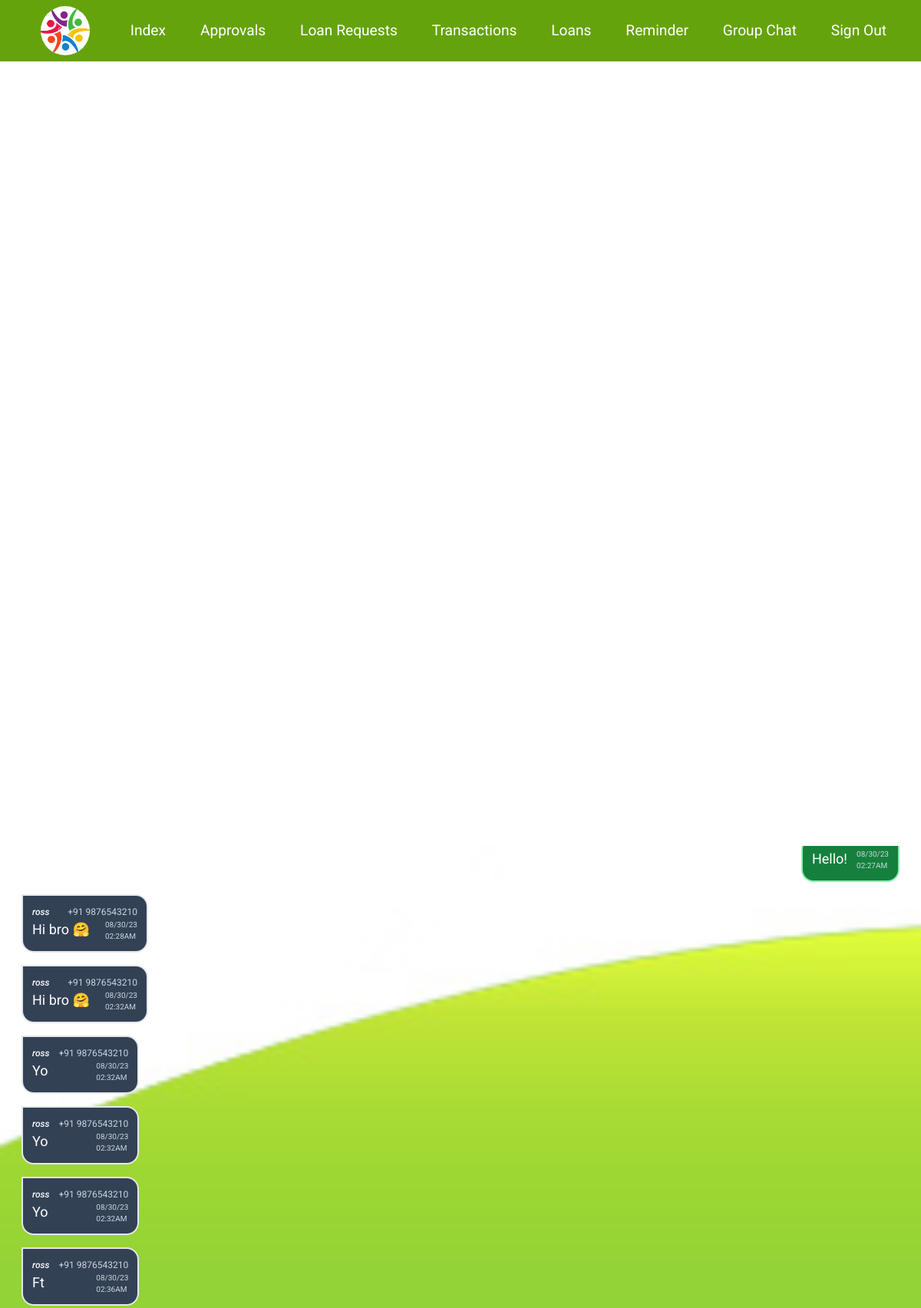
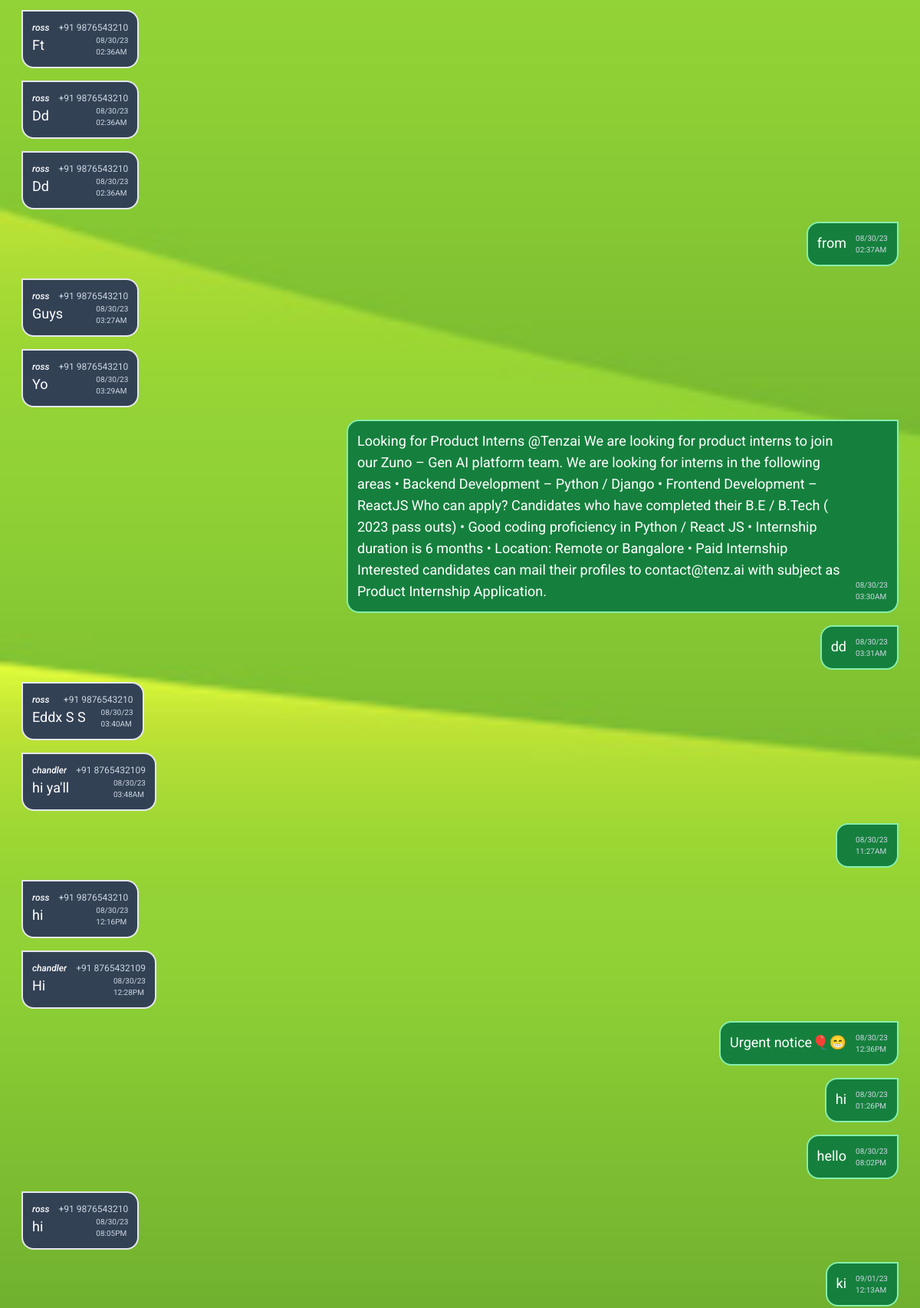
The app's page /chat/ (signed in, upper part) with its own data (2 pictures, top to bottom).
### dbsetup.py (models this page shows, shortened)
class Chat(Base):
    __tablename__ = 'chat'
    id = Column(Integer, primary_key=True, autoincrement=True)
    user_id = Column(Integer , ForeignKey('users.id'))
    message = Column(Text)
    date = Column(DateTime)
    users = relationship(Users)

class Users(Base):
    __tablename__ = 'users'
    id = Column(Integer, primary_key = True, autoincrement=True)
    username = Column(Text)
    password = Column(Text)
    address = Column(Text)
    phone = Column(Integer , unique=True)
    role = Column(String)
    salt = Column(LargeBinary)
    verified = Column(Boolean)

### app.py (the view, shortened to what this page needs)
@app.route('/chat/', methods=['GET', 'POST'])
def chat():
    if 'user' in session:
        users = dbsession.query(Users)
        chats = dbsession.query(Chat).order_by(Chat.date.desc())
        return render_template( 'chat.html', chats=chats, users=users )
    return redirect(url_for('about'))

### templates/chat.html (shortened to what this page needs)
{% extends "layout.html" %}
{% block content %}
        <div class="fixed bottom-0" >
            <div class="px-5 flex overflow-y-auto flex-col-reverse h-[70vh]" style="scrollbar-width: none">
                {% if chats %}
                    {% for chat in chats %}
                        {% if chat.user_id==session['id'] %}
                        <div class="flex gap-3 p-3 m-2 max-w-[60vw] text-white self-end border-2 border-green-300 bg-green-700 rounded-b-2xl rounded-tl-2xl">
                            <div class="text-lg">{{chat.message}}</div>
                            <div class="flex flex-col justify-end">
                                <p class="text-[10px] text-slate-300">{{chat.date.strftime('%x')}}</p>
                                <p class="text-[10px] text-slate-300">{{chat.date.strftime('%I:%M%p')}}</p>
                            </div>
                        </div>
                        {% else %}
                        <div class="p-3 m-2 max-w-[60vw] self-start text-white bg-slate-700 border-2 rounded-b-2xl rounded-tr-2xl">
                            <div class="text-[12px] flex justify-between gap-3 ">
                                {% for user in users %}
                                    {% if chat.user_id==user.id %}
                                        <span class="truncate max-w-[20vw] font-medium"><em>{{user.username}}</em></span>
                                        <span class=" text-slate-300">+91 {{user.phone}}</span>
                                    {% endif %}
                                {% endfor %}
                            </div>
                            <div class="flex gap-5 justify-between">
                                <span class="text-lg">{{chat.message}}</span>
                                <div class="flex flex-col justify-end">
                                    <p class="text-[10px] text-slate-300">{{chat.date.strftime('%x')}}</p>
                                    <p class="text-[10px] text-slate-300">{{chat.date.strftime('%I:%M%p')}}</p>
                                </div>
                            </div>
                        </div>
                        {% endif %}
                    {% endfor %}
                {% endif %}
            </div>
        </div>
{% endblock %}

### static/css/style.css (style rules this page uses)
* { margin: 0; padding: 0; box-sizing: border-box; font-family: 'Roboto', sans-serif; }
:root { --main-bg-color:black; }
body { color: var(--main-bg-color); }

### records on screen
Chat: message "ki", date "09/01/23", date "12:13AM"
Chat: message "hi", date "08/30/23", date "08:05PM"
Users: username "ross", phone "9876543210"
Chat: message "hello", date "08/30/23", date "08:02PM"
Chat: message "hi", date "08/30/23", date "01:26PM"
Chat: message "Urgent notice🎈😁", date "08/30/23", date "12:36PM"
Chat: message "Hi", date "08/30/23", date "12:28PM"
Users: username "chandler", phone "8765432109"
Chat: message "hi", date "08/30/23", date "12:16PM"
Chat: date "08/30/23", date "11:27AM"
Chat: message "hi ya'll", date "08/30/23", date "03:48AM"
Chat: message "Eddx S S", date "08/30/23", date "03:40AM"
Chat: message "dd", date "08/30/23", date "03:31AM"
Chat: message "Looking for Product Interns @Tenzai We are looking for product interns to join our Zuno – Gen AI platform team. We are looking for interns in the following areas • Backend Development – Python / Django • Frontend Development – ReactJS Who can apply? Candidates who have completed their B.E / B.Tech ( 2023 pass outs) • Good coding proficiency in Python / React JS • Internship duration is 6 months • Location: Remote or Bangalore • Paid Internship Interested candidates can mail their profiles to contact@tenz.ai with subject as Product Internship Application.", date "08/30/23", date "03:30AM"
Chat: message "Yo", date "08/30/23", date "03:29AM"
Chat: message "Guys", date "08/30/23", date "03:27AM"
Chat: message "from", date "08/30/23", date "02:37AM"
Chat: message "Dd", date "08/30/23", date "02:36AM"
Chat: message "Dd", date "08/30/23", date "02:36AM"
Chat: message "Ft", date "08/30/23", date "02:36AM"
Chat: message "Ft", date "08/30/23", date "02:36AM"
Chat: message "Yo", date "08/30/23", date "02:32AM"
Chat: message "Yo", date "08/30/23", date "02:32AM"
Chat: message "Yo", date "08/30/23", date "02:32AM"
Chat: message "Hi bro 🤗", date "08/30/23", date "02:32AM"
Chat: message "Hi bro 🤗", date "08/30/23", date "02:28AM"
Chat: message "Hello!", date "08/30/23", date "02:27AM"
